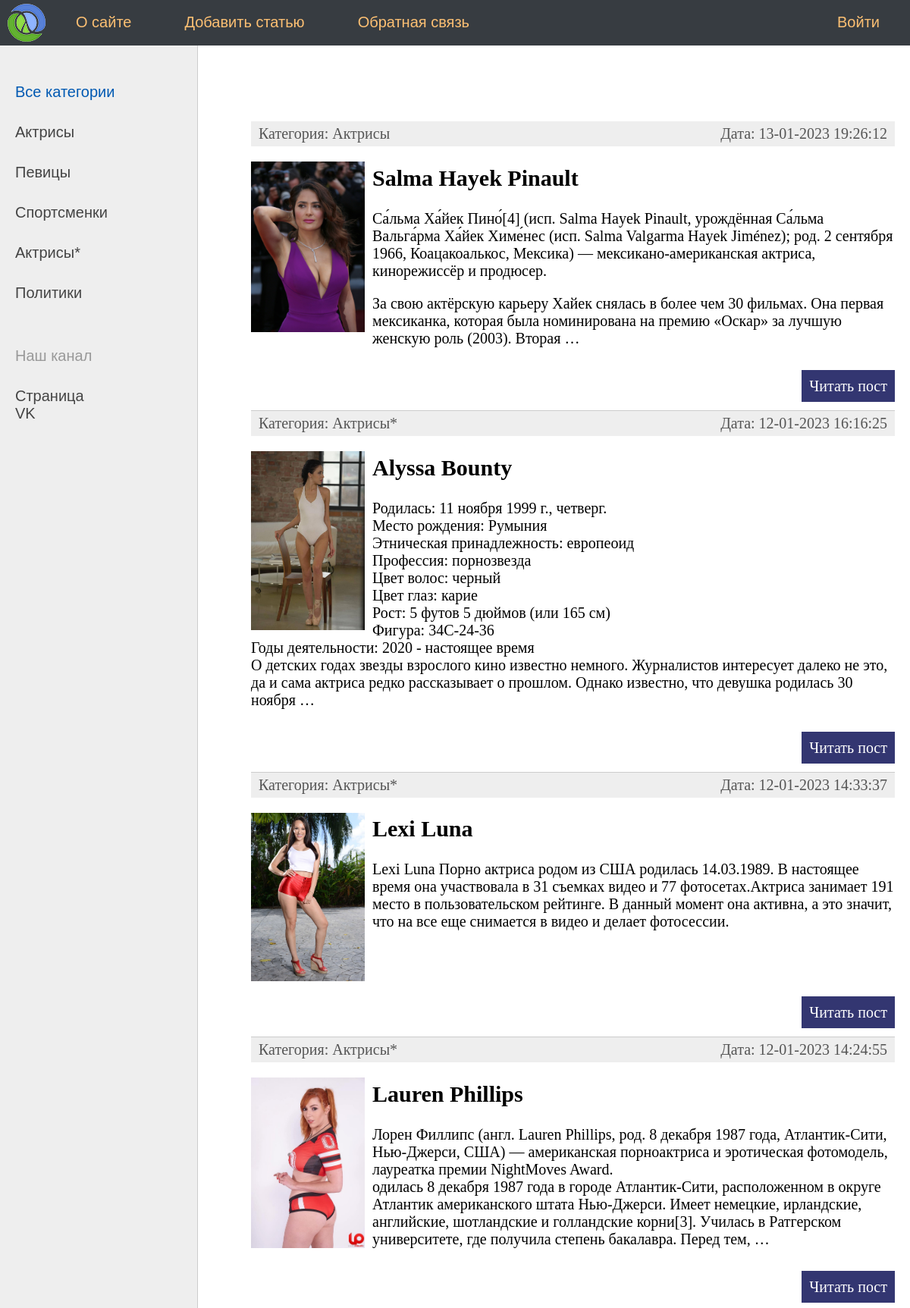
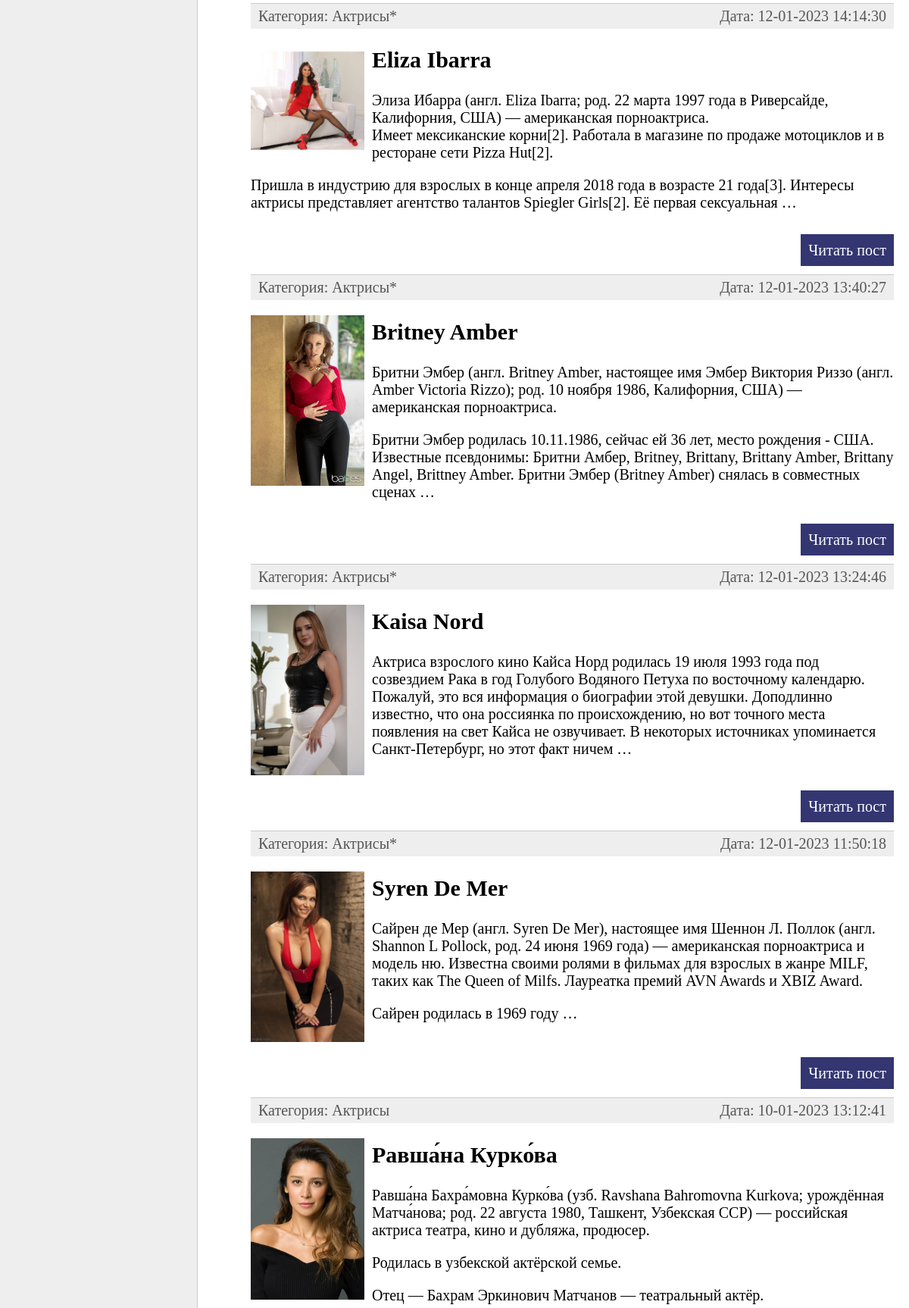
The page / (upper part) on the database its author committed (2 pictures, top to bottom).
### women/models.py (models this page shows, shortened)
class Category(models.Model):
    name = models.CharField(max_length=100, db_index=True, verbose_name='Категория')
    slug = models.CharField(max_length=255, null=True, db_index=True, verbose_name='URL')
    def __str__(self):
        return self.name
    def get_absolute_url(self):
        return reverse('category', kwargs={'cat_slug': self.slug})
    class Meta:
        verbose_name = 'Категории'
        verbose_name_plural = 'Категории'
        ordering = ['id', 'name']

class Women(models.Model):
    title = models.CharField(max_length=255, verbose_name='Заголовок')
    slug = models.SlugField(max_length=255, unique=True, null=True, db_index=True, verbose_name='URL')
    text = models.TextField(blank=True, verbose_name='Описание')
    photo = models.ImageField(upload_to="photos/%Y/%m/%d", verbose_name='Фото')
    time_create = models.DateTimeField(auto_now_add=True, verbose_name='Время создания')
    time_update = models.DateTimeField(auto_now=True, verbose_name='Время обновления')
    is_published = models.BooleanField(default=True, verbose_name='Опубликованность')
    cat = models.ForeignKey('Category', on_delete=models.PROTECT, null=True, verbose_name='Категория')
    def get_absolute_url(self):
        return reverse('post', kwargs={'post_slug': self.slug})
    class Meta:
        verbose_name = 'Известные женщины'
        verbose_name_plural = 'Известные женщины'
        ordering = ['time_create', 'title']

### women/views.py (the view)
# urls.py: path('', WomenHome.as_view(), name='home'),  # http://127.0.0.1:8000/
class WomenHome(DataMixin, ListView):
    model = Women
    template_name = 'women/index.html'
    context_object_name = 'posts'
    def get_context_data(self, *, object_list=None, **kwargs):
        context = super().get_context_data(**kwargs)
        c_def = self.get_user_context(title='Главная страница сайта')
        context.update(c_def)
        return context
    def get_queryset(self):
        return Women.objects.filter(is_published=True).order_by('-time_update')

### women/templatetags/women_tags.py (called while the page is built)
@register.inclusion_tag('women/list_categories.html')
def show_categories(sort=None, cat_selected=0):
    if not sort:
        cats = Category.objects.all()
    else:
        cats = Category.objects.order_by(sort)
    return {'cats': cats, 'cat_selected': cat_selected}

### women/utils.py (called while the page is built)
    def get_user_context(self, **kwargs):
        context = kwargs
        cats = Category.objects.all()
        context['menu'] = menu
        context['cats'] = cats
        if 'cat_selected' not in context:
            context['cat_selected'] = 0
        return context

### women/templates/women/index.html (shortened to what this page needs)
{% extends 'women/base.html' %}
{% block content %}
<ul class="list-articles">
	{% for p in posts %}
	<li><div class="article-panel" >
		<p class="first">Категория: {{p.cat}}</p>
		<p class="last">Дата: {{p.time_update|date:"d-m-Y H:i:s"}}</p>
	</div>
		{% if p.photo %}
		<p> <img class="img-article-left thumb" src="{{ p.photo.url }}"> </p>
		{% endif %}
			<h2>{{p.title}}</h2>
			<p> {{p.text|linebreaks|truncatewords:55}} </p>
			<p class="link-read-post"><a href="{{ p.get_absolute_url }}">Читать пост</a></p>
			</li>
	{% endfor %}
</ul>
{% endblock %}

### women/templates/women/base.html (shortened to what this page needs)
<!DOCTYPE html>
{% load static %}
{% load women_tags %}
<html>
<head>
    <link type="text/css" href="{% static 'women/css/styles.css' %}" rel="stylesheet"/>
</head>
<body>
<table class="table-page" border=0 cellpadding="0" cellspacing="0">
    <tr>
        <td valign=top>
            {% block mainmenu %}
            <div class="header">
                <ul id="mainmenu" class="mainmenu">
                    <li class="logo">
                        <a href="{% url 'home' %}">
                            <div class="logo"></div>
                        </a>
                    </li>
                    {% for m in menu %}
                    {% if not forloop.last %}
                    <li><a href="{% url m.url_name %}">{{m.title}}</a></li>
                    {% else %}
                    <li class="last"><a href="{% url m.url_name %}">{{m.title}}</a></li>
                    {% endif %}
                    {% endfor %}
                </ul>
            </div>
            {% endblock mainmenu %}
            <table class="table-content" border=0 cellpadding="0" cellspacing="0">
                <tr>
                    <td valign="top" class="left-chapters">
                        <ul id="leftchapters">
                            {% if cat_selected == 0 %}
                            <li class="selected">Все категории</li>
                            {% else %}
                            <li class="{% url 'home' %}">Все категории</li>
                            {% endif %}
                            {% for c in cats %}
                            {% if c.pk == cat_selected %}
                            <li class="selected">{{c.name}}</li>
                            {% else %}
                            <li><a href="{{ c.get_absolute_url }}"> {{c.name}}</a></li>
                            {% endif %}
                            {% endfor %}
                            <li class="share">
                                <p>Наш канал</p>
                                <a href="https://vk.com/al_feed.php" target="_blank" rel="nofollow">Cтраница VK</a>
                            </li>
                        </ul>
                    </td>
                    <td valign="top" class="content">
                        <div class="content-text">
                            {% block content %}
                            {% endblock %}
                        </div>
                    </td>
                </tr>
            </table>
        </td>
    </tr>
</table>
</body>
</html>

### women/static/women/css/styles.css (style rules this page uses)
html, body { font-family: 'Arial'; margin: 0; padding: 0; height: 100%; width: 100%; color: #e08080; }
a { color: #0059b2; text-decoration: none; }
img { max-width: 600px; height: auto; }
img.img-article-left { max-width: 300px; height: auto; float: left; padding: 0 10px 10px 0; }
img.img-article-left.thumb { max-width: 150px; height: auto; }
p.link-read-post { text-align: right; }
p.link-read-post a { padding: 10px; min-width: 100px; background: #333671; color: #fff; text-decoration: none; }
div.article-panel { background: #eee; padding: 5px 10px 5px 10px; box-sizing: border-box; overflow: hidden; color: #555; }
div.article-panel p.first { margin: 0; float: left; }
div.article-panel p.last { margin: 0; float: right; }
ul.list-articles { list-style: none; margin: 0; padding: 0; }
ul.list-articles li { border-bottom: 1px solid #ccc; }
.table-page { width: 100%; height: 100%; vertical-align: top; }
.table-page tr { height: 100%; }
.header { background: #373c41; height: 60px; }
.logo { background: url('../images/logo.png') no-repeat 10px 5px; width: 70px; height: 60px; }
ul.mainmenu { list-style: none; margin: 0; padding: 0; height: 60px; color: #e09a42; font-size: 20px; overflow: hidden; }
ul.mainmenu li { float: left; margin: 18px 40px 0 30px; }
ul.mainmenu li.logo { margin: 0; }
ul.mainmenu li.last { float: right; }
ul.mainmenu li a { color: #fdc073; text-decoration: none; }
.table-content { width: 100%; min-height: 100%; height: 100%; }
.left-chapters { margin: 0; background: #eee; border-right: 1px solid #ccc; min-height: 100%; }
.left-chapters ul { width: 230px; min-height: 100%; margin: 0; padding: 20px 10px 10px 20px; list-style: none; font-size: 20px; }
.left-chapters ul li { margin: 30px 0 0 0; color: #999; }
.left-chapters ul li.selected { color: #0059b2; }
.left-chapters ul li a { color: #444; text-decoration: none; }
.left-chapters ul li.share { margin: 60px 0 0 0; }
.left-chapters ul li.share p { margin: 30px 0 30px 0; }
.left-chapters ul li.share a { display: inline-block; width: 40px; height: 40px; margin: 0 20px 0 0; }
.content { padding: 40px 20px 20px 40px; width: 100%; box-sizing: border-box; }
.content-text { margin: 60px 0 0 30px; color: #000; font-size: 20px; font-family: Yandex Sans Display Light; }

### rows shown on the page
Category: name "Актрисы"
Category: name "Певицы"
Category: name "Спортсменки"
Category: name "Актрисы*"
Category: name "Политики"
Women: cat "Актрисы", time_update "13-01-2023 19:26:12", photo (picture), title "Salma Hayek Pinault", text "Са́льма Ха́йек Пино́[4] (исп. Salma Hayek Pinault, урождённая Са́льма Вальга́рма Ха́йек Химе́нес (исп. Salma Valgarma Hayek Jiménez); род. 2 сентября 1966, Коацакоалькос, Мексика) — мексикано-американская актриса, кинорежиссёр и продюсер. За свою актёрскую карьеру Хайек снялась в более чем 30 фильмах. Она первая мексиканка, которая была номинирована на премию «Оскар» за лучшую женскую роль (2003). Вторая …"
Women: cat "Актрисы*", time_update "12-01-2023 16:16:25", photo (picture), title "Alyssa Bounty", text "Родилась: 11 ноября 1999 г., четверг. Место рождения: Румыния Этническая принадлежность: европеоид Профессия: порнозвезда Цвет волос: черный Цвет глаз: карие Рост: 5 футов 5 дюймов (или 165 см) Фигура: 34C-24-36 Годы деятельности: 2020 - настоящее время О детских годах звезды взрослого кино известно немного. Журналистов интересует далеко не это, да и сама актриса редко рассказывает о прошлом. Однако известно, что девушка родилась 30 ноября …"
Women: cat "Актрисы*", time_update "12-01-2023 14:33:37", photo (picture), title "Lexi Luna", text "Lexi Luna Порно актриса родом из США родилась 14.03.1989. В настоящее время она участвовала в 31 съемках видео и 77 фотосетах.Актриса занимает 191 место в пользовательском рейтинге. В данный момент она активна, а это значит, что на все еще снимается в видео и делает фотосессии."
Women: cat "Актрисы*", time_update "12-01-2023 14:24:55", photo (picture), title "Lauren Phillips", text "Лорен Филлипс (англ. Lauren Phillips, род. 8 декабря 1987 года, Атлантик-Сити, Нью-Джерси, США) — американская порноактриса и эротическая фотомодель, лауреатка премии NightMoves Award. одилась 8 декабря 1987 года в городе Атлантик-Сити, расположенном в округе Атлантик американского штата Нью-Джерси. Имеет немецкие, ирландские, английские, шотландские и голландские корни[3]. Училась в Ратгерском университете, где получила степень бакалавра. Перед тем, …"
Women: cat "Актрисы*", time_update "12-01-2023 14:14:30", photo (picture), title "Eliza Ibarra", text "Элиза Ибарра (англ. Eliza Ibarra; род. 22 марта 1997 года в Риверсайде, Калифорния, США) — американская порноактриса. Имеет мексиканские корни[2]. Работала в магазине по продаже мотоциклов и в ресторане сети Pizza Hut[2]. Пришла в индустрию для взрослых в конце апреля 2018 года в возрасте 21 года[3]. Интересы актрисы представляет агентство талантов Spiegler Girls[2]. Её первая сексуальная …"
Women: cat "Актрисы*", time_update "12-01-2023 13:40:27", photo (picture), title "Britney Amber", text "Бритни Эмбер (англ. Britney Amber, настоящее имя Эмбер Виктория Риззо (англ. Amber Victoria Rizzo); род. 10 ноября 1986, Калифорния, США) — американская порноактриса. Бритни Эмбер родилась 10.11.1986, сейчас ей 36 лет, место рождения - США. Известные псевдонимы: Бритни Амбер, Britney, Brittany, Brittany Amber, Brittany Angel, Brittney Amber. Бритни Эмбер (Britney Amber) снялась в совместных сценах …"
Women: cat "Актрисы*", time_update "12-01-2023 13:24:46", photo (picture), title "Kaisa Nord", text "Актриса взрослого кино Кайса Норд родилась 19 июля 1993 года под созвездием Рака в год Голубого Водяного Петуха по восточному календарю. Пожалуй, это вся информация о биографии этой девушки. Доподлинно известно, что она россиянка по происхождению, но вот точного места появления на свет Кайса не озвучивает. В некоторых источниках упоминается Санкт-Петербург, но этот факт ничем …"
Women: cat "Актрисы*", time_update "12-01-2023 11:50:18", photo (picture), title "Syren De Mer", text "Сайрен де Мер (англ. Syren De Mer), настоящее имя Шеннон Л. Поллок (англ. Shannon L Pollock, род. 24 июня 1969 года) — американская порноактриса и модель ню. Известна своими ролями в фильмах для взрослых в жанре MILF, таких как The Queen of Milfs. Лауреатка премий AVN Awards и XBIZ Award. Сайрен родилась в 1969 году …"
Women: cat "Актрисы", time_update "10-01-2023 13:12:41", photo (picture), title "Равша́на Курко́ва", text "Равша́на Бахра́мовна Курко́ва (узб. Ravshana Bahromovna Kurkova; урождённая Матча́нова; род. 22 августа 1980, Ташкент, Узбекская ССР) — российская актриса театра, кино и дубляжа, продюсер. Родилась в узбекской актёрской семье. Отец — Бахрам Эркинович Матчанов — театральный актёр."

### other values the page prints
{{ m.title }} "О сайте" "Добавить статью" "Обратная связь"
{{ m.title }} "Войти"
